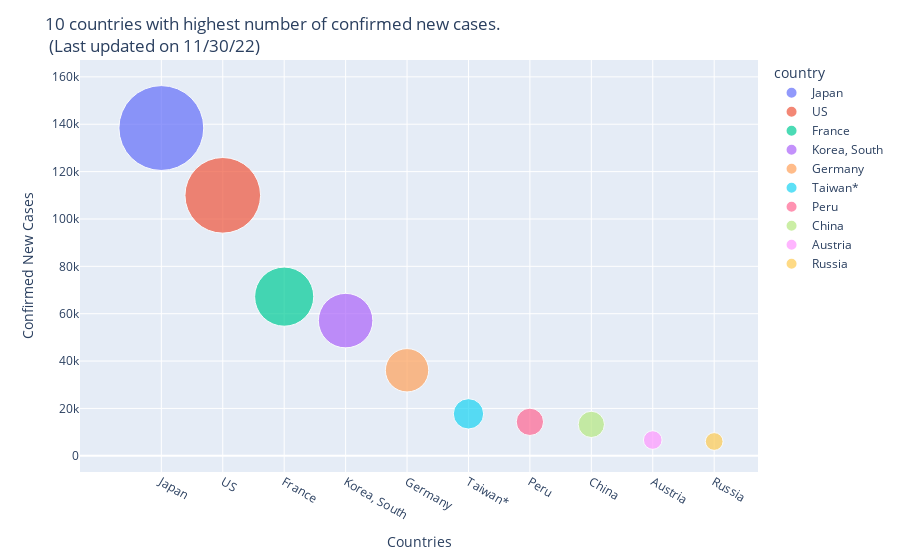

This figure's notebook cell:
### Code cell
# Visualizing the new confirmed cases against each country using plotly
def bubble_chart(n):
    fig = px.scatter(country_confirmed_newcases.head(n), x="country", y="TotalNewCases", size="TotalNewCases", color="country", 
        hover_name="country", size_max=60
        )
    fig.update_layout(
        title = str(n) + " countries with highest number of confirmed new cases. <br> (Last updated on " + (confirmed_df.columns)[-1] + ")",
        xaxis_title="Countries",
        yaxis_title="Confirmed New Cases",
        width = 900
    )
    fig.show();

interact(bubble_chart, n=10)
ipywLayout= widgets.Layout()
ipywLayout.display='none'

### Figure 1 — Plotly figure (JSON) as saved in the notebook; plotly's stock layout.template omitted (floating-point values rounded to 4 significant figures)
{"data": [{"hovertemplate": "<b>%{hovertext}</b><br><br>country=%{x}<br>TotalNewCases=%{marker.size}<extra></extra>", "hovertext": ["Japan"], "legendgroup": "Japan", "marker": {"color": "#636efa", "size": [138396], "sizemode": "area", "sizeref": 38.44, "symbol": "circle"}, "mode": "markers", "name": "Japan", "orientation": "v", "showlegend": true, "type": "scatter", "x": ["Japan"], "xaxis": "x", "y": [138396], "yaxis": "y"}, {"hovertemplate": "<b>%{hovertext}</b><br><br>country=%{x}<br>TotalNewCases=%{marker.size}<extra></extra>", "hovertext": ["US"], "legendgroup": "US", "marker": {"color": "#EF553B", "size": [109986], "sizemode": "area", "sizeref": 38.44, "symbol": "circle"}, "mode": "markers", "name": "US", "orientation": "v", "showlegend": true, "type": "scatter", "x": ["US"], "xaxis": "x", "y": [109986], "yaxis": "y"}, {"hovertemplate": "<b>%{hovertext}</b><br><br>country=%{x}<br>TotalNewCases=%{marker.size}<extra></extra>", "hovertext": ["France"], "legendgroup": "France", "marker": {"color": "#00cc96", "size": [67200], "sizemode": "area", "sizeref": 38.44, "symbol": "circle"}, "mode": "markers", "name": "France", "orientation": "v", "showlegend": true, "type": "scatter", "x": ["France"], "xaxis": "x", "y": [67200], "yaxis": "y"}, {"hovertemplate": "<b>%{hovertext}</b><br><br>country=%{x}<br>TotalNewCases=%{marker.size}<extra></extra>", "hovertext": ["Korea, South"], "legendgroup": "Korea, South", "marker": {"color": "#ab63fa", "size": [57079], "sizemode": "area", "sizeref": 38.44, "symbol": "circle"}, "mode": "markers", "name": "Korea, South", "orientation": "v", "showlegend": true, "type": "scatter", "x": ["Korea, South"], "xaxis": "x", "y": [57079], "yaxis": "y"}, {"hovertemplate": "<b>%{hovertext}</b><br><br>country=%{x}<br>TotalNewCases=%{marker.size}<extra></extra>", "hovertext": ["Germany"], "legendgroup": "Germany", "marker": {"color": "#FFA15A", "size": [36115], "sizemode": "area", "sizeref": 38.44, "symbol": "circle"}, "mode": "markers", "name": "Germany", "orientation": "v", "showlegend": true, "type": "scatter", "x": ["Germany"], "xaxis": "x", "y": [36115], "yaxis": "y"}, {"hovertemplate": "<b>%{hovertext}</b><br><br>country=%{x}<br>TotalNewCases=%{marker.size}<extra></extra>", "hovertext": ["Taiwan*"], "legendgroup": "Taiwan*", "marker": {"color": "#19d3f3", "size": [17714], "sizemode": "area", "sizeref": 38.44, "symbol": "circle"}, "mode": "markers", "name": "Taiwan*", "orientation": "v", "showlegend": true, "type": "scatter", "x": ["Taiwan*"], "xaxis": "x", "y": [17714], "yaxis": "y"}, {"hovertemplate": "<b>%{hovertext}</b><br><br>country=%{x}<br>TotalNewCases=%{marker.size}<extra></extra>", "hovertext": ["Peru"], "legendgroup": "Peru", "marker": {"color": "#FF6692", "size": [14341], "sizemode": "area", "sizeref": 38.44, "symbol": "circle"}, "mode": "markers", "name": "Peru", "orientation": "v", "showlegend": true, "type": "scatter", "x": ["Peru"], "xaxis": "x", "y": [14341], "yaxis": "y"}, {"hovertemplate": "<b>%{hovertext}</b><br><br>country=%{x}<br>TotalNewCases=%{marker.size}<extra></extra>", "hovertext": ["China"], "legendgroup": "China", "marker": {"color": "#B6E880", "size": [13262], "sizemode": "area", "sizeref": 38.44, "symbol": "circle"}, "mode": "markers", "name": "China", "orientation": "v", "showlegend": true, "type": "scatter", "x": ["China"], "xaxis": "x", "y": [13262], "yaxis": "y"}, {"hovertemplate": "<b>%{hovertext}</b><br><br>country=%{x}<br>TotalNewCases=%{marker.size}<extra></extra>", "hovertext": ["Austria"], "legendgroup": "Austria", "marker": {"color": "#FF97FF", "size": [6658], "sizemode": "area", "sizeref": 38.44, "symbol": "circle"}, "mode": "markers", "name": "Austria", "orientation": "v", "showlegend": true, "type": "scatter", "x": ["Austria"], "xaxis": "x", "y": [6658], "yaxis": "y"}, {"hovertemplate": "<b>%{hovertext}</b><br><br>country=%{x}<br>TotalNewCases=%{marker.size}<extra></extra>", "hovertext": ["Russia"], "legendgroup": "Russia", "marker": {"color": "#FECB52", "size": [6043], "sizemode": "area", "sizeref": 38.44, "symbol": "circle"}, "mode": "markers", "name": "Russia", "orientation": "v", "showlegend": true, "type": "scatter", "x": ["Russia"], "xaxis": "x", "y": [6043], "yaxis": "y"}], "layout": {"legend": {"itemsizing": "constant", "title": {"text": "country"}, "tracegroupgap": 0}, "margin": {"t": 60}, "title": {"text": "10 countries with highest number of confirmed new cases. <br> (Last updated on 11/30/22)"}, "width": 900, "xaxis": {"anchor": "y", "categoryarray": ["Japan", "US", "France", "Korea, South", "Germany", "Taiwan*", "Peru", "China", "Austria", "Russia"], "categoryorder": "array", "domain": [0, 1], "title": {"text": "Countries"}}, "yaxis": {"anchor": "x", "domain": [0, 1], "title": {"text": "Confirmed New Cases"}}}}
